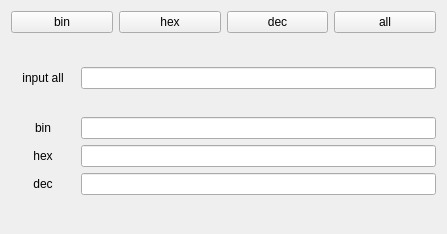
<?xml version="1.0" encoding="UTF-8"?>
<ui version="4.0">
 <class>qStringApp</class>
 <widget class="QWidget" name="qStringApp">
  <property name="geometry">
   <rect>
    <x>0</x>
    <y>0</y>
    <width>447</width>
    <height>234</height>
   </rect>
  </property>
  <property name="windowTitle">
   <string>Form</string>
  </property>
  <layout class="QGridLayout" name="gridLayout_4">
   <item row="0" column="0">
    <layout class="QGridLayout" name="gridLayout_3">
     <item row="0" column="0">
      <widget class="QPushButton" name="binBtn">
       <property name="text">
        <string>bin</string>
       </property>
      </widget>
     </item>
     <item row="0" column="1">
      <widget class="QPushButton" name="hexBtn">
       <property name="text">
        <string>hex</string>
       </property>
      </widget>
     </item>
     <item row="0" column="2">
      <widget class="QPushButton" name="decBtn">
       <property name="text">
        <string>dec</string>
       </property>
      </widget>
     </item>
     <item row="0" column="3">
      <widget class="QPushButton" name="allBtn">
       <property name="text">
        <string>all</string>
       </property>
      </widget>
     </item>
    </layout>
   </item>
   <item row="1" column="0">
    <spacer name="verticalSpacer_2">
     <property name="orientation">
      <enum>Qt::Vertical</enum>
     </property>
     <property name="sizeHint" stdset="0">
      <size>
       <width>20</width>
       <height>40</height>
      </size>
     </property>
    </spacer>
   </item>
   <item row="2" column="0">
    <layout class="QGridLayout" name="gridLayout">
     <item row="0" column="1">
      <widget class="QLineEdit" name="inputEdit"/>
     </item>
     <item row="0" column="0">
      <widget class="QLabel" name="inputLabel">
       <property name="minimumSize">
        <size>
         <width>64</width>
         <height>0</height>
        </size>
       </property>
       <property name="text">
        <string>input all</string>
       </property>
       <property name="alignment">
        <set>Qt::AlignCenter</set>
       </property>
      </widget>
     </item>
    </layout>
   </item>
   <item row="3" column="0">
    <spacer name="verticalSpacer">
     <property name="orientation">
      <enum>Qt::Vertical</enum>
     </property>
     <property name="sizeHint" stdset="0">
      <size>
       <width>20</width>
       <height>35</height>
      </size>
     </property>
    </spacer>
   </item>
   <item row="4" column="0">
    <layout class="QGridLayout" name="gridLayout_2">
     <item row="0" column="0">
      <widget class="QLabel" name="binLabel">
       <property name="minimumSize">
        <size>
         <width>64</width>
         <height>0</height>
        </size>
       </property>
       <property name="text">
        <string>bin</string>
       </property>
       <property name="alignment">
        <set>Qt::AlignCenter</set>
       </property>
      </widget>
     </item>
     <item row="0" column="1">
      <widget class="QLineEdit" name="binEdit">
       <property name="readOnly">
        <bool>true</bool>
       </property>
      </widget>
     </item>
     <item row="1" column="0">
      <widget class="QLabel" name="hexLabel">
       <property name="text">
        <string>hex</string>
       </property>
       <property name="alignment">
        <set>Qt::AlignCenter</set>
       </property>
      </widget>
     </item>
     <item row="1" column="1">
      <widget class="QLineEdit" name="hexEdit">
       <property name="readOnly">
        <bool>true</bool>
       </property>
      </widget>
     </item>
     <item row="2" column="0">
      <widget class="QLabel" name="decLabel">
       <property name="text">
        <string>dec</string>
       </property>
       <property name="alignment">
        <set>Qt::AlignCenter</set>
       </property>
      </widget>
     </item>
     <item row="2" column="1">
      <widget class="QLineEdit" name="decEdit">
       <property name="readOnly">
        <bool>true</bool>
       </property>
      </widget>
     </item>
    </layout>
   </item>
   <item row="5" column="0">
    <spacer name="verticalSpacer_3">
     <property name="orientation">
      <enum>Qt::Vertical</enum>
     </property>
     <property name="sizeHint" stdset="0">
      <size>
       <width>20</width>
       <height>40</height>
      </size>
     </property>
    </spacer>
   </item>
  </layout>
 </widget>
 <resources/>
 <connections/>
</ui>
